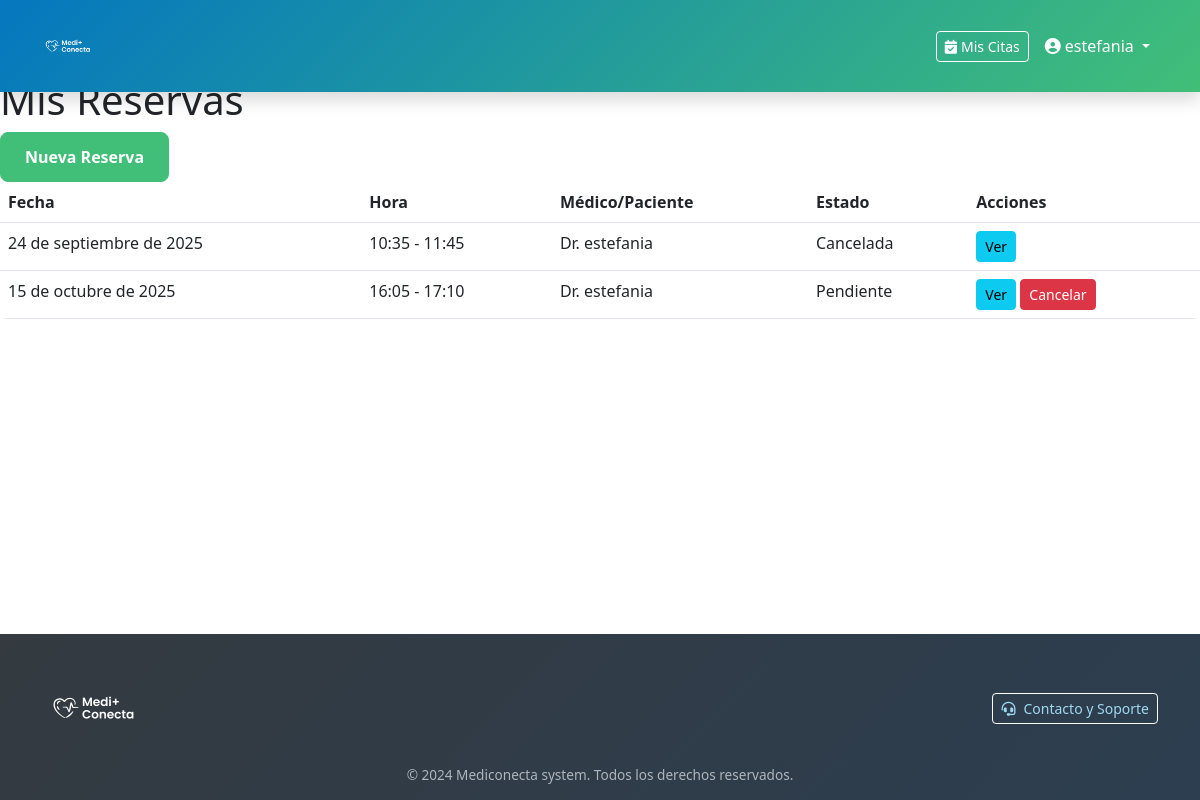
Screenshot of /citas/reservas/ (signed in) with the database file from the repository.
### citas/models.py (models this page shows, shortened)
class Reserva(models.Model):
    paciente = models.ForeignKey(Paciente, on_delete=models.CASCADE, related_name='reservas')
    medico = models.ForeignKey(Medico, on_delete=models.CASCADE, related_name='reservas')
    fecha = models.DateField()
    hora_inicio = models.TimeField()
    hora_fin = models.TimeField()
    motivo = models.TextField()
    estado = models.CharField(
        max_length=20,
        choices=EstadoReserva.choices,
        default=EstadoReserva.PENDIENTE
    )
    fecha_creacion = models.DateTimeField(auto_now_add=True)
    fecha_modificacion = models.DateTimeField(auto_now=True)
    class Meta:
        ordering = ['fecha', 'hora_inicio']
    def puede_cancelar(self):
        return self.estado in [EstadoReserva.PENDIENTE, EstadoReserva.CONFIRMADA]

### medicos/models.py (models this page shows)
class Medico(models.Model):
    user = models.OneToOneField(User, on_delete=models.CASCADE, related_name="medico")
    especialidad = models.ForeignKey(Especialidad, on_delete=models.SET_NULL, null=True, related_name="medicos")
    registro_colegio = models.CharField(max_length=60, blank=True)
    telefono = models.CharField(max_length=30, blank=True)
    horario_inicio = models.TimeField(null=True, blank=True)
    horario_fin = models.TimeField(null=True, blank=True)
    disponible = models.BooleanField(default=True)
    def __str__(self):
        return self.user.get_full_name() or self.user.username

### citas/views.py (the view)
# urls.py: path("reservas/", views.reserva_lista, name="reserva_lista"),
@login_required
def reserva_lista(request):
    if hasattr(request.user, 'paciente'):
        reservas = Reserva.objects.filter(paciente=request.user.paciente)
    elif hasattr(request.user, 'medico'):
        reservas = Reserva.objects.filter(medico=request.user.medico)
    else:
        reservas = Reserva.objects.none()
    return render(request, 'citas/reserva_lista.html', {
        'reservas': reservas
    })

### templates/citas/reserva_lista.html (shortened to what this page needs)
{% extends "base.html" %}
{% block content %}
<h1>Mis Reservas</h1>
<div class="actions">
    <a href="{% url 'citas:reserva_crear' %}" class="btn btn-primary">Nueva Reserva</a>
</div>
{% if reservas %}
    <table class="table">
        <thead>
            <tr>
                <th>Fecha</th>
                <th>Hora</th>
                <th>Médico/Paciente</th>
                <th>Estado</th>
                <th>Acciones</th>
            </tr>
        </thead>
        <tbody>
            {% for reserva in reservas %}
            <tr>
                <td>{{ reserva.fecha }}</td>
                <td>{{ reserva.hora_inicio }} - {{ reserva.hora_fin }}</td>
                <td>
                    {% if user.paciente %}
                        Dr. {{ reserva.medico }}
                    {% else %}
                        {{ reserva.paciente }}
                    {% endif %}
                </td>
                <td>{{ reserva.get_estado_display }}</td>
                <td>
                    <a href="{% url 'citas:reserva_detalle' reserva.id %}" class="btn btn-sm btn-info">Ver</a>
                    {% if reserva.puede_cancelar and user.paciente %}
                        <a href="{% url 'citas:reserva_cancelar' reserva.id %}" class="btn btn-sm btn-danger">Cancelar</a>
                    {% endif %}
                </td>
            </tr>
            {% endfor %}
        </tbody>
    </table>
{% else %}
    <p>No tienes reservas.</p>
{% endif %}
{% endblock %}

### templates/base.html (shortened to what this page needs)
{% load static %}
<!DOCTYPE html>
<html lang="es">
<head>
    <link href="https://cdn.jsdelivr.net/npm/bootstrap@5.3.0/dist/css/bootstrap.min.css" rel="stylesheet">
    <link rel="stylesheet" href="https://cdnjs.cloudflare.com/ajax/libs/font-awesome/6.4.0/css/all.min.css">
    <link rel="stylesheet" href="{% static 'css/variables.css' %}">
    <link rel="stylesheet" href="{% static 'css/custom.css' %}">
</head>
<body class="d-flex flex-column min-vh-100">
    <header>
        <nav class="navbar navbar-expand-lg navbar-dark fixed-top">
            <div class="container">
                <a class="navbar-brand" href="{% url 'core:index' %}">
                    <img src="{% static 'images/logo/mediconecta-logo.png' %}" alt="Mediconecta Logo">
                </a>
                <div class="collapse navbar-collapse" id="navbarNav">
                    <div class="navbar-nav ms-auto d-flex align-items-center gap-2">
                        {% if user.is_authenticated %}
                            <div class="nav-item">
                                <a href="{% url 'citas:reserva_lista' %}" class="btn btn-outline-light btn-sm">
                                    <i class="fas fa-calendar-check me-1"></i>Mis Citas
                                </a>
                            </div>
                            <div class="nav-item dropdown">
                                <a class="nav-link dropdown-toggle text-white" href="#" role="button" data-bs-toggle="dropdown">
                                    <i class="fas fa-user-circle me-1"></i>{{ user.username }}
                                </a>
                            </div>
                        {% endif %}
                    </div>
                </div>
            </div>
        </nav>
    </header>
    <main class="flex-grow-1" id="main-content" style="margin-top: 76px;">
        {% block content %}{% endblock %}
    </main>
    <footer class="footer bg-dark text-white pt-4 pb-3 mt-auto">
        <div class="container">
            <div class="row align-items-center mb-2">
                <div class="col-md-6 text-center text-md-start mb-3 mb-md-0">
                    <img src="{% static 'images/logo/mediconecta-logo.png' %}" alt="Mediconecta Logo"
                        class="img-fluid" style="width: 100px; height: auto;">
                </div>
                <div class="col-md-6 text-center text-md-end">
                    <a href="{% url 'contacto:form' %}" class="btn btn-outline-light btn-sm">
                        <i class="fas fa-headset me-2"></i>Contacto y Soporte
                    </a>
                </div>
            </div>
            <div class="row">
                <div class="col-12 text-center">
                    <p class="mb-0" style="color: var(--color-text-muted); font-size: 0.85rem; line-height:1.3;">
                        &copy; 2024 Mediconecta system. Todos los derechos reservados.
                    </p>
                </div>
            </div>
        </div>
    </footer>
</body>
</html>

### static/css/variables.css (style rules this page uses)
:root { --color-primary: #41BF78; --color-secondary: #A0D8EF; --color-accent: #0477BF; --color-success: #41BF78; --color-info: #A0D8EF; --color-warning: #FFC107; --color-danger: #DC3545; --color-light: #F8F9FA; --color-dark: #343A40; --color-text-primary: #212529; --color-text-secondary: #6C757D; --color-text-muted: #ADB5BD; --color-text-white: #FFFFFF; --color-bg-primary: #FFFFFF; --color-bg-secondary: #F8F9FA; --color-bg-dark: #343A40; --gradient-primary: linear-gradient(135deg, rgba(4, 119, 191, 0.85) 0%, rgba(65, 191, 120, 0.6) 50%, rgba(242, 242, 242, 0.8) 100%); --gradient-secondary: linear-gradient(135deg, #41BF78 0%, #369d65 100%); --spacing-xs: 0.25rem; --spacing-sm: 0.5rem; --spacing-md: 1rem; --spacing-lg: 1.5rem; --spacing-xl: 3rem; --border-radius-sm: 0.25rem; --border-radius-md: 0.5rem; --border-radius-lg: 1rem; --border-radius-xl: 1.5rem; --shadow-sm: 0 0.125rem 0.25rem rgba(0, 0, 0, 0.075); --shadow-md: 0 0.5rem 1rem rgba(0, 0, 0, 0.15); --shadow-lg: 0 1rem 3rem rgba(0, 0, 0, 0.175); --transition-fast: 0.15s ease-in-out; --transition-normal: 0.3s ease-in-out; --transition-slow: 0.5s ease-in-out; --font-family-primary: 'Segoe UI', Tahoma, Geneva, Verdana, sans-serif; --font-family-heading: 'Segoe UI', Tahoma, Geneva, Verdana, sans-serif; --font-size-xs: 0.75rem; --font-size-sm: 0.875rem; --font-size-base: 1rem; --font-size-lg: 1.125rem; --font-size-xl: 1.25rem; --font-size-2xl: 1.5rem; --font-size-3xl: 1.875rem; --font-size-4xl: 2.25rem; --font-weight-light: 300; --font-weight-normal: 400; --font-weight-medium: 500; --font-weight-semibold: 600; --font-weight-bold: 700; --font-weight-extrabold: 800; --line-height-tight: 1.25; --line-height-normal: 1.5; --line-height-relaxed: 1.75; --z-dropdown: 1000; --z-sticky: 1020; --z-fixed: 1030; --z-modal-backdrop: 1040; --z-modal: 1050; --z-popover: 1060; --z-tooltip: 1070; }

### static/css/custom.css (style rules this page uses)
* { box-sizing: border-box; }
body { font-family: var(--font-family-primary); line-height: var(--line-height-normal); color: var(--color-text-primary); background-color: var(--color-bg-primary); margin: 0; padding: 0; display: flex; flex-direction: column; min-height: 100vh; }
.navbar { background: linear-gradient(135deg, var(--color-accent) 0%, var(--color-primary) 100%) !important; box-shadow: var(--shadow-md); transition: all var(--transition-normal); min-height: 76px; }
.navbar-brand { display: flex; align-items: center; padding: 0.5rem 0; height: 76px; overflow: hidden; }
.navbar-brand img { height: 55px; width: auto; max-height: calc(100% - 10px); object-fit: contain; transform: scale(1.1); transition: all var(--transition-normal); }
.navbar-nav .nav-link { color: var(--color-text-white) !important; font-weight: var(--font-weight-medium); padding: 0.5rem 1rem; transition: all var(--transition-normal); }
.btn-primary { background-color: var(--color-primary); border-color: var(--color-primary); font-weight: var(--font-weight-semibold); border-radius: var(--border-radius-md); padding: 0.75rem 1.5rem; transition: all var(--transition-normal); }
.btn-outline-light { border-color: var(--color-text-white); color: var(--color-text-white); transition: all var(--transition-normal); }
.table { border-radius: var(--border-radius-md); overflow: hidden; }
.footer { background: linear-gradient(135deg, var(--color-dark) 0%, #2c3e50 100%); color: var(--color-text-white); margin-top: auto; }
.footer a { color: var(--color-secondary); text-decoration: none; transition: all var(--transition-normal); }
main { flex: 1; margin-top: 76px; min-height: calc(100vh - 76px - 160px); display: flex; flex-direction: column; }
footer { margin-top: auto; flex-shrink: 0; }
@media (min-width: 992px) { main { min-height: calc(100vh - 76px - 180px); } }

### rows the page displays
Reserva: fecha "24 de septiembre de 2025", hora_inicio "10:35", hora_fin "11:45", medico "estefania", estado "Cancelada"
Reserva: fecha "15 de octubre de 2025", hora_inicio "16:05", hora_fin "17:10", medico "estefania", estado "Pendiente", shows "Cancelar"

### other values shown
{{ user.username }} "estefania"
